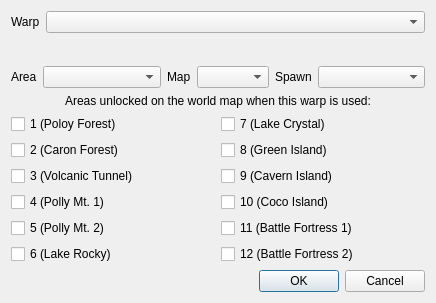
<?xml version="1.0" encoding="UTF-8"?>
<ui version="4.0">
 <class>WarpEditDialog</class>
 <widget class="QDialog" name="WarpEditDialog">
  <property name="geometry">
   <rect>
    <x>0</x>
    <y>0</y>
    <width>436</width>
    <height>303</height>
   </rect>
  </property>
  <property name="windowTitle">
   <string>Warp Editor</string>
  </property>
  <layout class="QGridLayout" name="gridLayout">
   <item row="2" column="0">
    <layout class="QHBoxLayout" name="horizontalLayout_5">
     <item>
      <layout class="QHBoxLayout" name="horizontalLayout_2">
       <item>
        <widget class="QLabel" name="label_2">
         <property name="text">
          <string>Area</string>
         </property>
        </widget>
       </item>
       <item>
        <widget class="QComboBox" name="areaBox">
         <property name="sizePolicy">
          <sizepolicy hsizetype="Expanding" vsizetype="Fixed">
           <horstretch>0</horstretch>
           <verstretch>0</verstretch>
          </sizepolicy>
         </property>
        </widget>
       </item>
      </layout>
     </item>
     <item>
      <layout class="QHBoxLayout" name="horizontalLayout_3">
       <item>
        <widget class="QLabel" name="label_3">
         <property name="text">
          <string>Map</string>
         </property>
        </widget>
       </item>
       <item>
        <widget class="QComboBox" name="mapBox">
         <property name="sizePolicy">
          <sizepolicy hsizetype="Maximum" vsizetype="Fixed">
           <horstretch>0</horstretch>
           <verstretch>0</verstretch>
          </sizepolicy>
         </property>
        </widget>
       </item>
      </layout>
     </item>
     <item>
      <layout class="QHBoxLayout" name="horizontalLayout_4">
       <item>
        <widget class="QLabel" name="label_4">
         <property name="text">
          <string>Spawn</string>
         </property>
        </widget>
       </item>
       <item>
        <widget class="QComboBox" name="spawnBox">
         <property name="sizePolicy">
          <sizepolicy hsizetype="Expanding" vsizetype="Fixed">
           <horstretch>0</horstretch>
           <verstretch>0</verstretch>
          </sizepolicy>
         </property>
        </widget>
       </item>
      </layout>
     </item>
    </layout>
   </item>
   <item row="3" column="0">
    <layout class="QVBoxLayout" name="verticalLayout_4">
     <item>
      <widget class="QLabel" name="label_5">
       <property name="sizePolicy">
        <sizepolicy hsizetype="Preferred" vsizetype="Maximum">
         <horstretch>0</horstretch>
         <verstretch>0</verstretch>
        </sizepolicy>
       </property>
       <property name="text">
        <string>Areas unlocked on the world map when this warp is used:</string>
       </property>
       <property name="alignment">
        <set>Qt::AlignCenter</set>
       </property>
      </widget>
     </item>
     <item>
      <layout class="QHBoxLayout" name="horizontalLayout_6">
       <item>
        <layout class="QVBoxLayout" name="verticalLayout_2">
         <item>
          <widget class="QCheckBox" name="areaBox_1">
           <property name="text">
            <string>1 (Poloy Forest)</string>
           </property>
          </widget>
         </item>
         <item>
          <widget class="QCheckBox" name="areaBox_2">
           <property name="text">
            <string>2 (Caron Forest)</string>
           </property>
          </widget>
         </item>
         <item>
          <widget class="QCheckBox" name="areaBox_3">
           <property name="text">
            <string>3 (Volcanic Tunnel)</string>
           </property>
          </widget>
         </item>
         <item>
          <widget class="QCheckBox" name="areaBox_4">
           <property name="text">
            <string>4 (Polly Mt. 1)</string>
           </property>
          </widget>
         </item>
         <item>
          <widget class="QCheckBox" name="areaBox_5">
           <property name="text">
            <string>5 (Polly Mt. 2)</string>
           </property>
          </widget>
         </item>
         <item>
          <widget class="QCheckBox" name="areaBox_6">
           <property name="text">
            <string>6 (Lake Rocky)</string>
           </property>
          </widget>
         </item>
        </layout>
       </item>
       <item>
        <layout class="QVBoxLayout" name="verticalLayout_3">
         <item>
          <widget class="QCheckBox" name="areaBox_7">
           <property name="text">
            <string>7 (Lake Crystal)</string>
           </property>
          </widget>
         </item>
         <item>
          <widget class="QCheckBox" name="areaBox_8">
           <property name="text">
            <string>8 (Green Island)</string>
           </property>
          </widget>
         </item>
         <item>
          <widget class="QCheckBox" name="areaBox_9">
           <property name="text">
            <string>9 (Cavern Island)</string>
           </property>
          </widget>
         </item>
         <item>
          <widget class="QCheckBox" name="areaBox_10">
           <property name="text">
            <string>10 (Coco Island)</string>
           </property>
          </widget>
         </item>
         <item>
          <widget class="QCheckBox" name="areaBox_11">
           <property name="text">
            <string>11 (Battle Fortress 1)</string>
           </property>
          </widget>
         </item>
         <item>
          <widget class="QCheckBox" name="areaBox_12">
           <property name="text">
            <string>12 (Battle Fortress 2)</string>
           </property>
          </widget>
         </item>
        </layout>
       </item>
      </layout>
     </item>
    </layout>
   </item>
   <item row="0" column="0">
    <layout class="QHBoxLayout" name="horizontalLayout">
     <item>
      <widget class="QLabel" name="label">
       <property name="text">
        <string>Warp</string>
       </property>
      </widget>
     </item>
     <item>
      <widget class="QComboBox" name="warpNumberBox">
       <property name="sizePolicy">
        <sizepolicy hsizetype="Expanding" vsizetype="Fixed">
         <horstretch>0</horstretch>
         <verstretch>0</verstretch>
        </sizepolicy>
       </property>
      </widget>
     </item>
    </layout>
   </item>
   <item row="4" column="0">
    <widget class="QDialogButtonBox" name="buttonBox">
     <property name="orientation">
      <enum>Qt::Horizontal</enum>
     </property>
     <property name="standardButtons">
      <set>QDialogButtonBox::Cancel|QDialogButtonBox::Ok</set>
     </property>
    </widget>
   </item>
   <item row="1" column="0">
    <spacer name="verticalSpacer">
     <property name="orientation">
      <enum>Qt::Vertical</enum>
     </property>
     <property name="sizeType">
      <enum>QSizePolicy::Maximum</enum>
     </property>
     <property name="sizeHint" stdset="0">
      <size>
       <width>20</width>
       <height>30</height>
      </size>
     </property>
    </spacer>
   </item>
  </layout>
 </widget>
 <resources/>
 <connections>
  <connection>
   <sender>buttonBox</sender>
   <signal>accepted()</signal>
   <receiver>WarpEditDialog</receiver>
   <slot>accept()</slot>
   <hints>
    <hint type="sourcelabel">
     <x>248</x>
     <y>254</y>
    </hint>
    <hint type="destinationlabel">
     <x>157</x>
     <y>274</y>
    </hint>
   </hints>
  </connection>
  <connection>
   <sender>buttonBox</sender>
   <signal>rejected()</signal>
   <receiver>WarpEditDialog</receiver>
   <slot>reject()</slot>
   <hints>
    <hint type="sourcelabel">
     <x>316</x>
     <y>260</y>
    </hint>
    <hint type="destinationlabel">
     <x>286</x>
     <y>274</y>
    </hint>
   </hints>
  </connection>
 </connections>
</ui>
